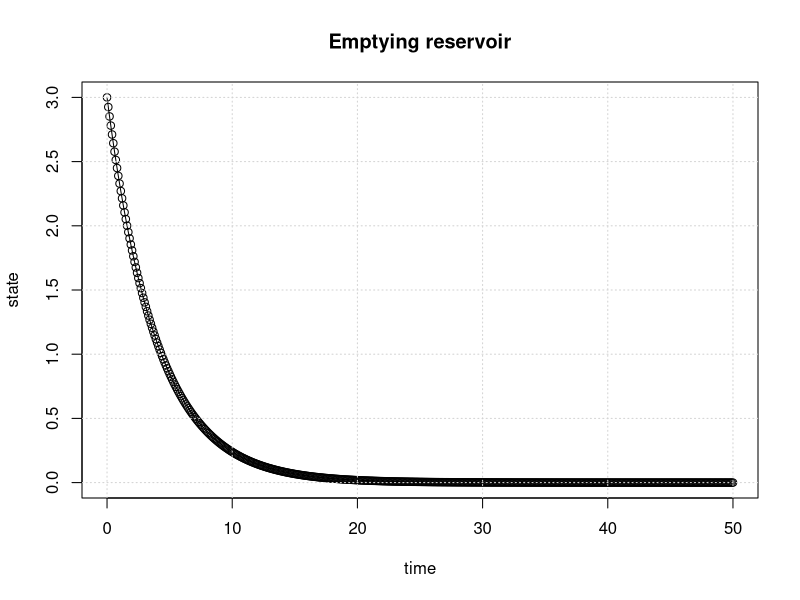
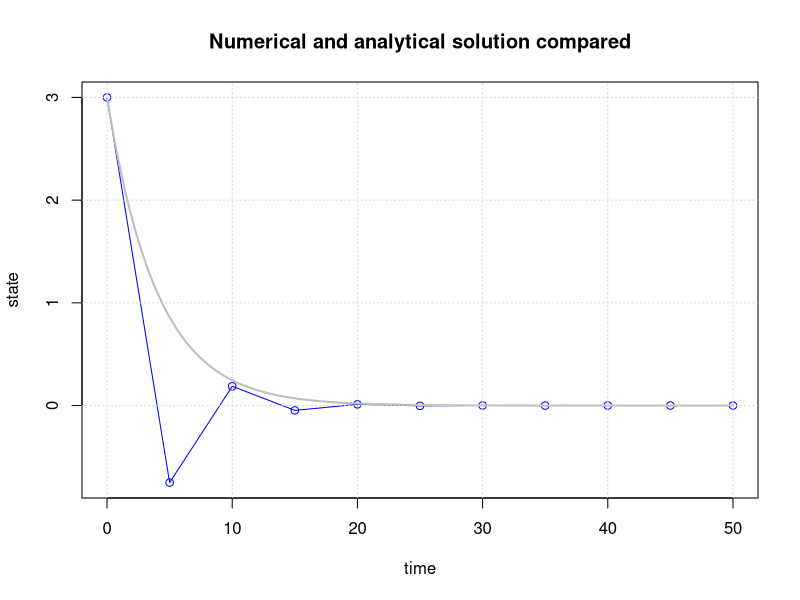
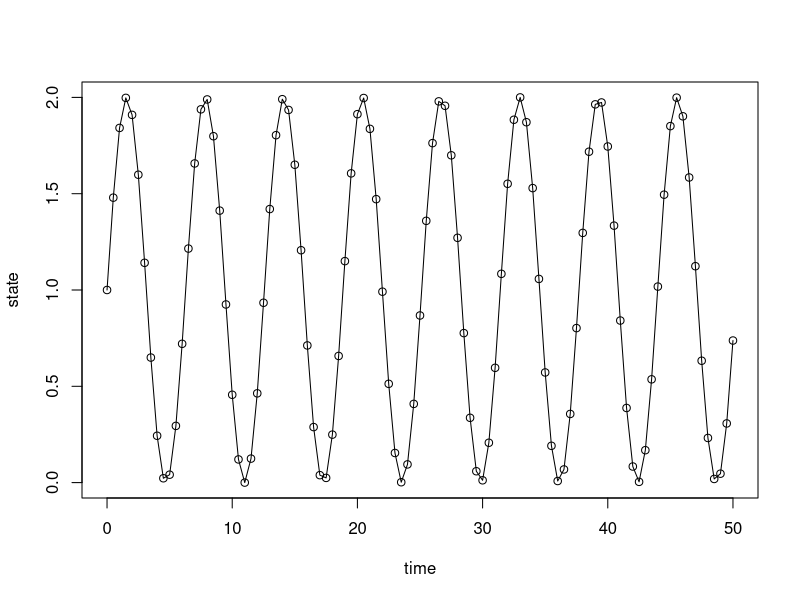
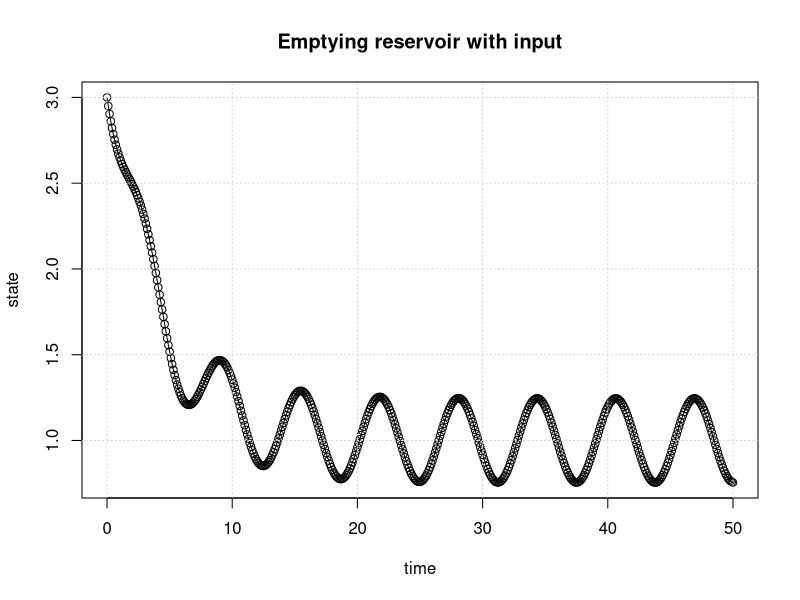
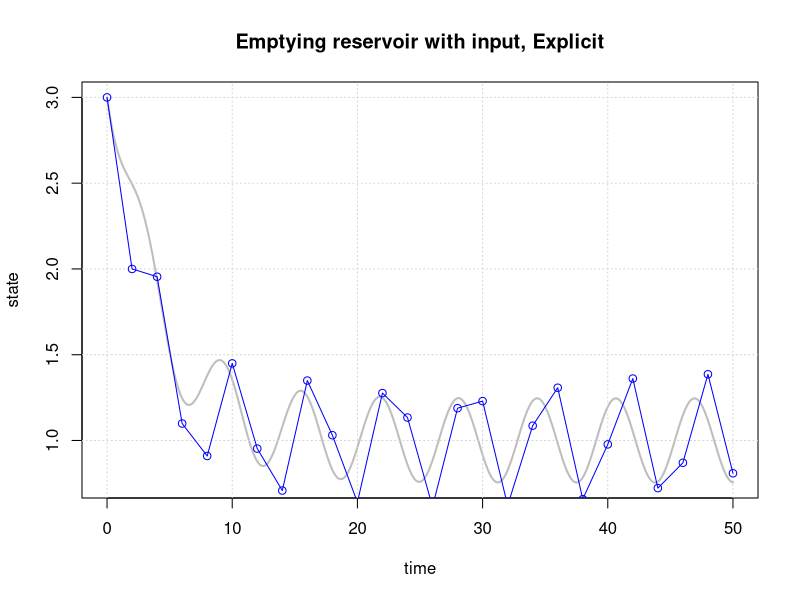
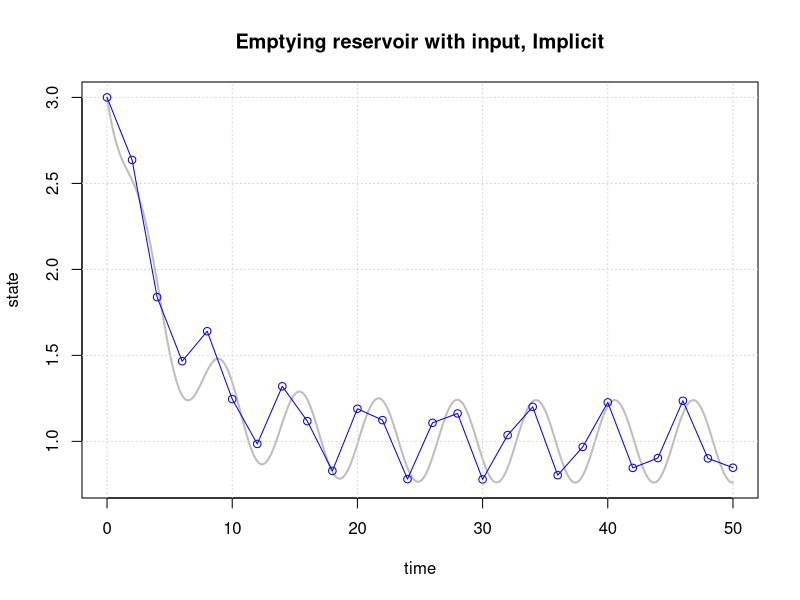
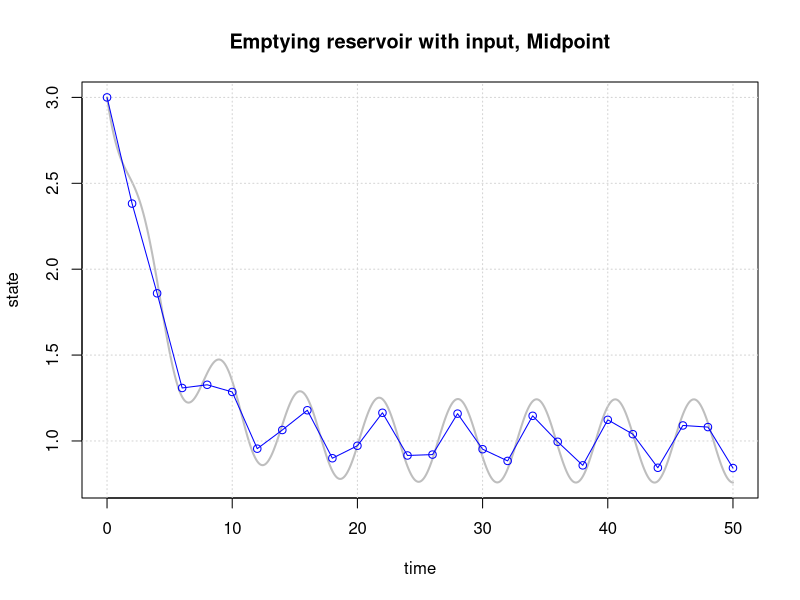
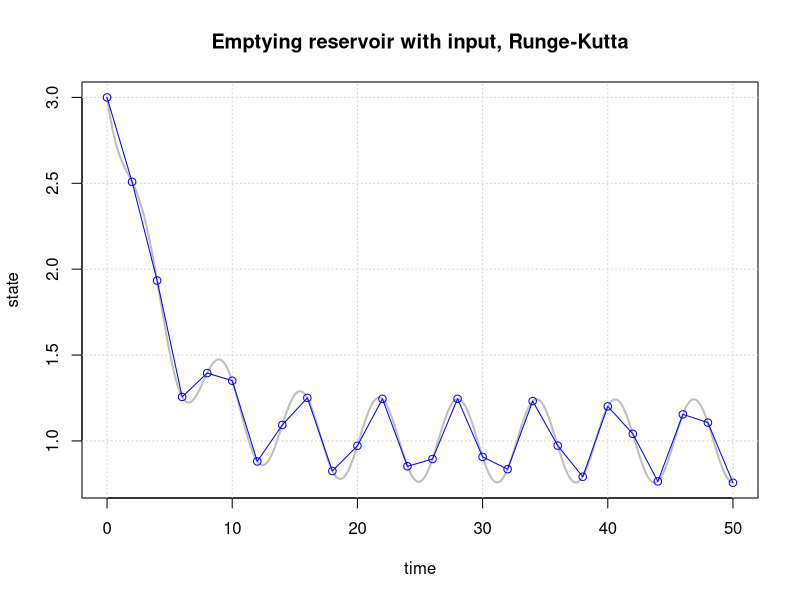

Source code (R) for these figures, in order:
## ---- chunk 1
sys.fun = function(state)
{
    newstate = state*(1-alpha*dt)
    return(newstate)
}
## ---- chunk 2
# Initial parameter values
begin.time = 0     # usually this variable is set to 0
end.time   = 50    # end time of the simulation (50)
dt         = 0.1   # delta t; time discretisation (0.1)
init.state = 3     # state of the system at the beginning of the simulation (3)
alpha      = 0.25  # decay constant (0.25)

# Simulation initialisation
time = begin.time
result.state = c(init.state)
result.time = c(time)
current.state = init.state

# Simulation
while(time < end.time)
{
    current.state = sys.fun(current.state)
    result.state = c(result.state,current.state)
    time = time + dt
    result.time = c(result.time,time)
}

# Plotting
plot(result.time,result.state,type='o', xlab="time", ylab="state")
title(main='Emptying reservoir')
grid()
## ---- chunk 3
# Initial parameter values
begin.time = 0     # usually this variable is set to 0
end.time   = 50    # end time of the simulation (50)
dt         = 5     # delta t; time discretisation (0.25)
init.state = 3     # state of the system at the beginning of the simulation (3)
alpha      = 0.25  # decay constant (0.25)

# Simulation initialisation
time = begin.time
result.state = c(init.state)
result.time = c(time)
current.state = init.state

# Simulation
while(time < end.time)
{
    current.state = sys.fun(current.state)
    result.state = c(result.state,current.state)
    time = time + dt
    result.time = c(result.time,time)
}

# Plotting
plot(result.time, result.state, type='o', col="blue", xlab="time", ylab="state")
time.sequence = seq(begin.time,end.time, by=0.1)
analyt.state=init.state * exp(-time.sequence*alpha)
lines(time.sequence, analyt.state, col='grey', lwd=2)
title(main='Numerical and analytical solution compared')
grid()
## ---- chunk 4
time = seq(0, 50, by=0.5)
plot(time, sin(time)+1, type='o', xlab="time", ylab="state")
## ---- chunk 5
rm(list=ls())
# Initial parameter values
begin.time = 0     # usually this variable is set to 0
end.time   = 50    # end time of the simulation
dt         = 0.1   # delta t; time discretisation
init.state = 3     # state of the system at the beginning of the simulation
alpha      = 1     # decay constant
A          = 4     # surface of the bucket

# Simulation initialisation
time             = begin.time
result.state     = c(init.state)
result.time      = c(time)
current.state    = init.state

# System function
sys.fun = function(state)
{
  newstate = state + dt/A*((sin(time)+1)-alpha*state)
  return(newstate)
}

# Simulation
while(time < end.time)
{
  current.state = sys.fun(current.state)
  result.state = c(result.state,current.state)
  time = time + dt
  result.time = c(result.time,time)
}

# Plotting
plot(result.time,result.state,type='o',xlab="time",ylab="state")
title(main='Emptying reservoir with input')
grid()
## ---- chunk 6
rm(list=ls())
# Initial parameter values
begin.time = 0     # usually this variable is set to 0
end.time   = 50    # end time of the simulation
dt         = 0.1   # delta t; time discretisation
init.state = 3     # state of the system at the beginning of the simulation
alpha      = 1     # decay constant
A          = 4     # surface of the bucket

# Simulation initialisation
time             = begin.time
result.state     = c(init.state)
result.time      = c(time)
current.state    = init.state

# System function
sys.fun = function(state)
{
  newstate = state + dt/A*((sin(time)+1)-alpha*state)
  return(newstate)
}

# Simulation
while(time < end.time)
{
  current.state = sys.fun(current.state)
  result.state = c(result.state,current.state)
  time = time + dt
  result.time = c(result.time,time)
}

# Plotting
plot(result.time,result.state,type='l', col="grey",lwd=2,xlab="time",ylab="state")
title(main='Emptying reservoir with input, Explicit')
grid()

dt = 2.0 # a new dt value to evaluate current scheme
time = begin.time
result.state= c(init.state)
result.time =c(time)
current.state = init.state
while(time < end.time)
{
  current.state = sys.fun(current.state)
  result.state = c(result.state,current.state)
  time = time + dt
  result.time = c(result.time,time)
}
lines(result.time,result.state,type='o',col='blue')
## ---- chunk 7
rm(list=ls())
#Initial parameter values
begin.time = 0     # usually this variable is set to 0
end.time   = 50    # end time of the simulation
dt         = 0.1   # delta t; time discretisation
init.state = 3     # state of the system at the beginning of the simulation
alpha      = 1     # decay constant
A          = 4     # surface of the bucket

# Simulation initialisation
time             = begin.time
result.state     = c(init.state)
result.time      = c(time)
current.state    = init.state

# System function
sys.fun = function(state)
{
  newstate = 1/(1+alpha*dt/A)*(state + dt/A*(sin(time+dt)+1))
  return(newstate)
}

# Simulation
while(time < end.time)
{
  current.state = sys.fun(current.state)
  result.state = c(result.state,current.state)
  time = time + dt
  result.time = c(result.time,time)
}

# Plotting
plot(result.time,result.state,type='l', col="grey",lwd=2,xlab="time",ylab="state")
title(main='Emptying reservoir with input, Implicit')
grid()

dt = 2.0 # a new dt value to evaluate current scheme
time = begin.time
result.state= c(init.state)
result.time =c(time)
current.state = init.state
while(time < end.time)
{
  current.state = sys.fun(current.state)
  result.state = c(result.state,current.state)
  time = time + dt
  result.time = c(result.time,time)
}
lines(result.time,result.state,type='o',col='blue')
## ---- chunk 8
rm(list=ls())
#Initial parameter values
begin.time = 0     # usually this variable is set to 0
end.time   = 50    # end time of the simulation
dt         = 0.1   # delta t; time discretisation
init.state = 3     # state of the system at the beginning of the simulation
alpha      = 1     # decay constant
A          = 4     # surface of the bucket

# Simulation initialisation
time             = begin.time
result.state     = c(init.state)
result.time      = c(time)
current.state    = init.state

# System functions
g_explicit = function(time, state)
{
  return(state + dt/(2*A)*((sin(time)+1)-alpha*state))
}

g_implicit = function(time, state)
{
  return(1/(1+(dt*alpha)/(2*A))*(state + dt/(2*A)*(sin(time+dt/2)+1)))
}

sys.fun = function(state)
{
  s.aux    = g_explicit(time     , state)
  newstate = g_implicit(time+dt/2, s.aux)
  return(newstate)
}

# Simulation
while(time < end.time)
{
  current.state = sys.fun(current.state)
  result.state = c(result.state,current.state)
  time = time + dt
  result.time = c(result.time,time)
}

# Plotting
plot(result.time,result.state,type='l', col="grey",lwd=2,xlab="time",ylab="state")
title(main='Emptying reservoir with input, Midpoint')
grid()

dt = 2 # a new dt value to evaluate current scheme
time = begin.time
result.state= c(init.state)
result.time =c(time)
current.state = init.state
while(time < end.time)
{
  current.state = sys.fun(current.state)
  result.state = c(result.state,current.state)
  time = time + dt
  result.time = c(result.time,time)
}
lines(result.time,result.state,type='o',col='blue')
## ---- chunk 9
rm(list=ls())
#Initial parameter values
begin.time = 0     # usually this variable is set to 0
end.time   = 50    # end time of the simulation
dt         = 0.1   # delta t; time discretisation
init.state = 3     # state of the system at the beginning of the simulation
alpha      = 1     # decay constant
A          = 4     # surface of the bucket

# Simulation initialisation
time             = begin.time
result.state     = c(init.state)
result.time      = c(time)
current.state    = init.state

# System function

f = function(time, state){
  return(((sin(time)+1)-alpha*state)/A)
}

sys.fun = function(state)
{
  k1       = dt*f(time       , state         )
  k2       = dt*f(time+0.5*dt, state + 0.5*k1)
  k3       = dt*f(time+0.5*dt, state + 0.5*k2)
  k4       = dt*f(time+    dt, state +     k3)
  newstate = state + (k1 + 2*k2 + 2*k3 + k4)/6
  return(newstate)
}

# Simulation
while(time < end.time)
{
  current.state = sys.fun(current.state)
  result.state = c(result.state,current.state)
  time = time + dt
  result.time = c(result.time,time)
}

# Plotting
plot(result.time,result.state,type='l', col="grey",lwd=2,xlab="time",ylab="state")
title(main='Emptying reservoir with input, Runge-Kutta')
grid()

dt = 2.0 # a new dt value to evaluate current scheme
time = begin.time
result.state = c(init.state)
result.time = c(time)
current.state = init.state
while(time < end.time)
{
  current.state = sys.fun(current.state)
  result.state = c(result.state,current.state)
  time = time + dt
  result.time = c(result.time,time)
}
lines(result.time,result.state,type='o',col='blue')
## ---- chunk 10
##loading input and observed data
hupsel = read.table(file='hupsel.dat')
hupsel.time = hupsel$V1
hupsel.Qin = hupsel$V2
hupsel.Qobs = hupsel$V3
#to make data continuous for al dt
Qin.fun =approxfun(x=hupsel.time,y=hupsel.Qin,rule=2:2) 
Qobs.fun = approxfun(x=hupsel.time,y=hupsel.Qobs,rule = 2:2)

##time aspects
begin.time   = 0              #begin time of the simulation
end.time = hupsel.time[length(hupsel.time)] #end time of the simulation
dt           = 0.5            #1.0#.5 #delta t; time discretisation

#reservoir parameters
res.alpha.lw = 0.10543215 
res.alpha.up = 0.75
res.lvl.up   = 0.4            #1.7
res.A        = 1.45 

init.state   = 1.4            #the initial state of the linear reservoir

sys.fun = function(state)
{
  if(state<= res.lvl.up)
  {
    state = state +dt/res.A*(Qin.fun(time)- res.alpha.lw*state)
  }else{
    state = state + dt/res.A*(Qin.fun(time)-res.alpha.up*(state-res.lvl.up)-res.alpha.lw*state)
  }
  return(state)
}

time            = begin.time
result.state    = c(init.state)
result.time     = c(time)
current.state   = init.state
result.Qout1    = c()
result.Qout2    = c()
result.Qin      = c()
while(time < end.time)
{
  current.state = sys.fun(current.state)
  result.state  = c(result.state,current.state)
  time          = time + dt
  result.time   = c(result.time,time)
}

#####Calculation of the Qout fluxes
##first a function (state.above.up) to determine which states are above the upper outlet
state.above.up = function()
{
  state.up = c()
  for (i in 1:length(result.time))
  {
    this.state = result.state[i]
   if(this.state>res.lvl.up)
   {
     state.up=c(state.up,this.state)
   }else{
     state.up=c(state.up,0)
   }
  }
  return(state.up)
}


  state.above =state.above.up()  
  Qout.up = state.above
  IQout = which(state.above>0)
  Qout.up[IQout] = res.alpha.up*(Qout.up[IQout]-res.lvl.up) 
 
  
#   Qout.up = res.alpha.up*(state.above[state.above>0]-res.lvl.up)

Qout.lw = c()
Qout.lw = res.alpha.lw*result.state
# Qout.lw = res.A*res.k.lw*result.state

##balance
##dV/dt = Qin - Qout.lw - Qout.up
##dV/dt = state*res.A/dt
nrsteps = length(result.state)-1
dVdt = diff(result.state)*res.A/dt
Qin = Qin.fun(result.time)
error = Qin[1:nrsteps] - Qout.lw[1:nrsteps] - Qout.up[1:nrsteps] - dVdt
 
plot(result.time,Qin,type = 'l',
     ylim=c(min(Qin,Qout.lw,Qout.up,dVdt),max(Qin,Qout.lw,Qout.up,dVdt)),
     ylab = 'L^3/T',xlab = 'time')
legend('topleft',c('Qin : black',
                 'Qout.lw : blue',
                 'Qout.up : green',
                 'dVdt: red',
                 'error : dashed'))

     
lines(result.time[1:nrsteps],dVdt,col='red')
lines(result.time[1:nrsteps],Qout.lw[1:nrsteps],col='blue')
lines(result.time[1:nrsteps],Qout.up[1:nrsteps],col='green')
lines(result.time[1:nrsteps],error,lty='dashed')

##results observed vs computed
plot(result.time[1:nrsteps],Qobs.fun(result.time[1:nrsteps]),type='l',
     lwd=2,col='grey',ylim=c(min(hupsel.Qobs,Qout.lw,Qout.up),max(hupsel.Qobs,Qout.lw,Qout.up)),
     ylab = 'Qout.obs/Qout.calc',xlab = 'time')
lines(result.time[1:nrsteps],Qout.up[1:nrsteps]+Qout.lw[1:nrsteps],col='blue')

Sumsquares = sum((Qobs.fun(result.time)-(Qout.up+Qout.lw))^2)
title(main=paste('Observed (grey) vs. calculated discharges ','SS = ',Sumsquares))
